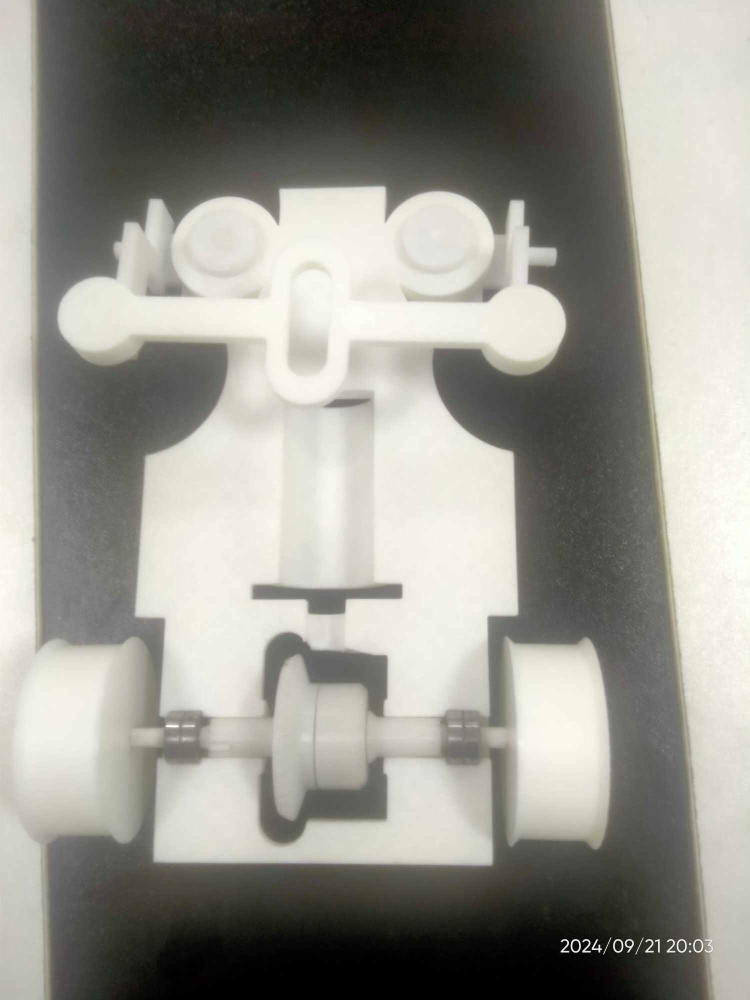
#> input picture photos/459543015_3947512325480578_6113918581781615244_n.jpg, 1500 x 2000 px, given in place of the camera (shown at 1/2 size)
$ python object_color_with_size.py
#> lines starting #> are read from the running program, lines starting #| are printed output that depends on the picture; after the words box and inside, x2 and y2 are one past the last pixel; in counts of white or black regions, pixels touching at a corner belong together
# [72 lines of commented-out code are left out]
import cv2
import numpy as np
import math

# Known object dimensions in meters
REAL_HEIGHT = 0.1  # 100 mm
REAL_WIDTH = 0.05  # 50 mm

# Lenovo IdeaPad 1 camera specifications (these may need calibration)
FOCAL_LENGTH_MM = 3.7  # Focal length in mm
SENSOR_WIDTH_MM = 4.54  # Sensor width in mm
SENSOR_HEIGHT_MM = 3.42  # Sensor height in mm

# Convert focal length from mm to pixels
FOCAL_LENGTH_PIXELS = (FOCAL_LENGTH_MM / SENSOR_WIDTH_MM) * 800  # Example scaling factor for 800px width

# Define HSV limits for green
lower_green = np.array([25, 40, 40])
upper_green = np.array([100, 255, 255])

# Define HSV limits for red (two ranges, as red spans the HSV spectrum)
lower_red_1 = np.array([150, 30, 30])
upper_red_1 = np.array([190, 255, 255])
lower_red_2 = np.array([150, 30, 30])
upper_red_2 = np.array([190, 255, 255])

cap = cv2.VideoCapture(0)

while True:
    ret, frame = cap.read()
#> frame is the input picture: shape (2000, 1500, 3); mean B, G, R 141.3, 149.6, 150.2
    if not ret:
        break

    # Get frame dimensions
    frame_height, frame_width, _ = frame.shape
#> frame_height = 2000; frame_width = 1500

    # Calculate the center of the frame
    center_x = frame_width // 2
#> center_x = 750
    center_y = frame_height // 2
#> center_y = 1000

    # Convert the frame to HSV color space
    hsvImage = cv2.cvtColor(frame, cv2.COLOR_BGR2HSV)
#> hsvImage: shape (2000, 1500, 3); mean H, S, V 27, 20.2, 150.9

    # Create mask for green
    mask_green = cv2.inRange(hsvImage, lower_green, upper_green)
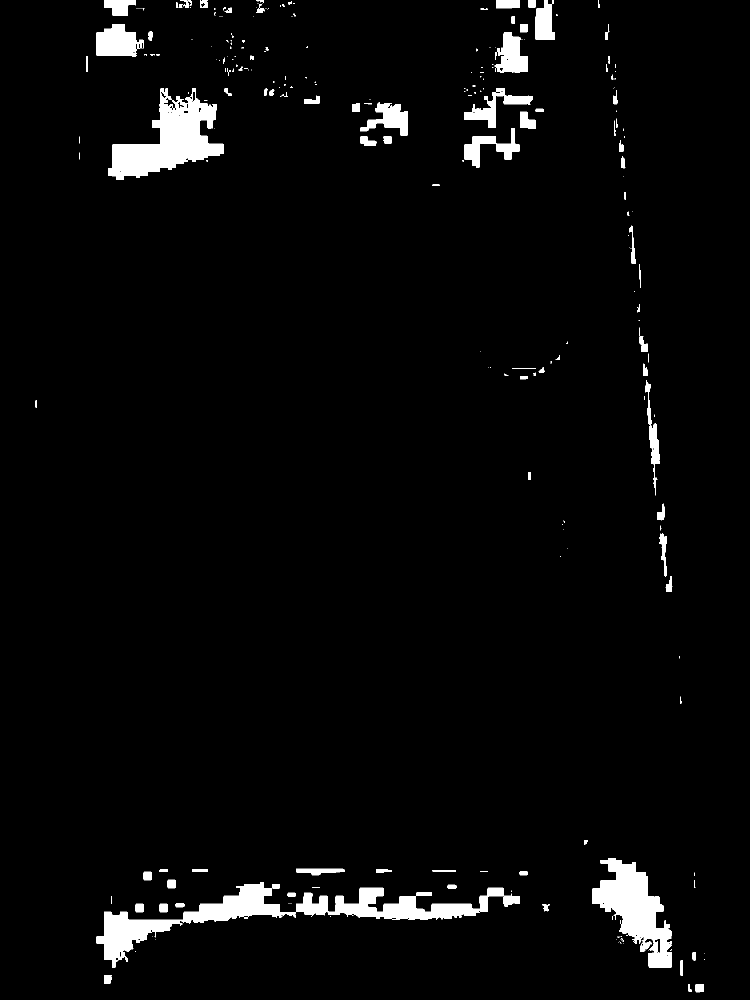
#> mask_green: shape (2000, 1500) (shown at 1/2 size); 3.3% white; 268 white regions (170 under 20 px), largest, box (x1, y1, x2, y2) and area: (193, 1764, 1040, 1936) 28575, (216, 176, 447, 360) 19340, (1184, 1716, 1344, 1936) 16164

    # Create masks for red (two ranges)
    mask_red_1 = cv2.inRange(hsvImage, lower_red_1, upper_red_1)
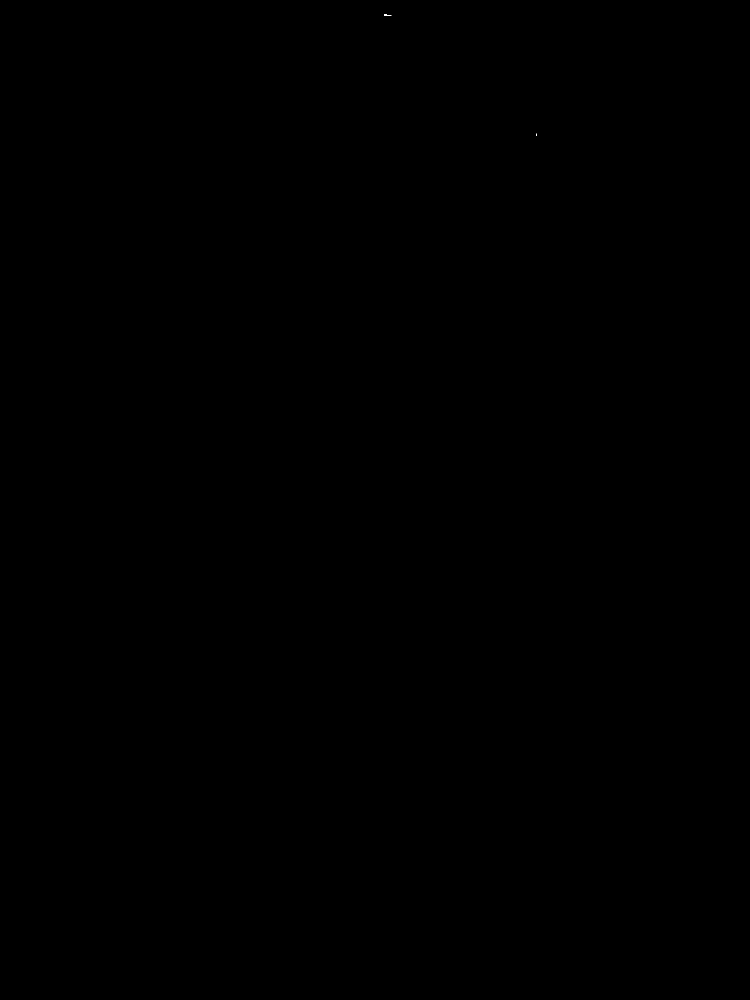
#> mask_red_1: shape (2000, 1500) (shown at 1/2 size); 0% white; 2 white regions (1 under 20 px)
    mask_red_2 = cv2.inRange(hsvImage, lower_red_2, upper_red_2)

    # Combine the two red masks
    mask_red = cv2.bitwise_or(mask_red_1, mask_red_2)

    # Function to draw bounding box, detect center point, calculate distance, and angle
    def draw_detect_center_distance_and_angle(mask, frame, color_name, box_color):
#> called with color_name = 'Green', box_color = (0, 255, 0)
        contours, _ = cv2.findContours(mask, cv2.RETR_EXTERNAL, cv2.CHAIN_APPROX_SIMPLE)
#> contours = 268 contours, 188 with area under 20; largest, box (x1, y1, x2, y2) and area: (193, 1764, 1040, 1936) 27222, (216, 176, 447, 360) 19414, (1184, 1716, 1344, 1936) 15876, (193, 48, 288, 113) 4256, (989, 64, 1056, 145) 3274
        for contour in contours:
            if cv2.contourArea(contour) > 500:  # Filter out small objects based on area
                x, y, w, h = cv2.boundingRect(contour)

                # Check if the object has fallen (height < width)
                if h < w:
                    h, w = w, h  # Flip height and width

                # Calculate the center of the object
                cx = x + w // 2
                cy = y + h // 2

                # Calculate the center point relative to the vertical center of the screen
                cx_relative = cx - center_x

                # Calculate distance using the pinhole camera model
                if h > 0:  # Avoid division by zero
                    distance = (FOCAL_LENGTH_PIXELS * REAL_HEIGHT) / h
                else:
                    distance = 0

                # Calculate the angle between the object's center and the vertical center line
                angle_horizontal = math.degrees(math.atan2(cx_relative, FOCAL_LENGTH_PIXELS))

                # **Remove normalization**; the angle will now exceed 180 and -180 if necessary.

                # Draw bounding box
                cv2.rectangle(frame, (x, y), (x + w, y + h), box_color, 2)

                # Draw center point
                cv2.circle(frame, (cx, cy), 5, box_color, -1)

                # Display the relative center coordinates and horizontal angle
                angle_text = f"{color_name} Angle: {angle_horizontal:.2f}°"
                cv2.putText(frame, angle_text, (x, y - 30), cv2.FONT_HERSHEY_SIMPLEX, 0.6, box_color, 2)

                # Display the estimated distance of the object
                distance_text = f"Distance: {distance:.2f} meters"
                cv2.putText(frame, distance_text, (x, y + h + 20), cv2.FONT_HERSHEY_SIMPLEX, 0.6, box_color, 2)
#> this loop made 268 passes
#> (x, y, w, h, cx, cy, cx_relative, distance) on passes 46, 57, 58, 67, 78, 120, 124, 129, 145, 148, 216, 220: (193, 1764, 172, 847, 279, 2187, -471, 0.077), (592, 1737, 14, 97, 599, 1785, -151, 0.672), (1184, 1716, 160, 220, 1264, 1826, 514, 0.296), (1318, 1066, 16, 87, 1326, 1109, 576, 0.749), (1290, 760, 30, 231, 1305, 875, 555, 0.282), (929, 256, 79, 110, 968, 311, 218, 0.593), (1041, 223, 31, 35, 1056, 240, 306, 1.86), (720, 204, 67, 96, 753, 252, 3, 0.679), (928, 176, 80, 138, 968, 245, 218, 0.472), (216, 176, 184, 231, 308, 291, -442, 0.282), (989, 64, 67, 81, 1022, 104, 272, 0.805), (193, 48, 65, 95, 225, 95, -525, 0.686)
#> contour on passes 5, 6, 8, 10, 11, 12: [[1408, 1918], [1408, 1919]], [[1408, 1907]], [[270, 1902], [271, 1903]], [[1281, 1890]], [[1242, 1887]], [[1246, 1886]]
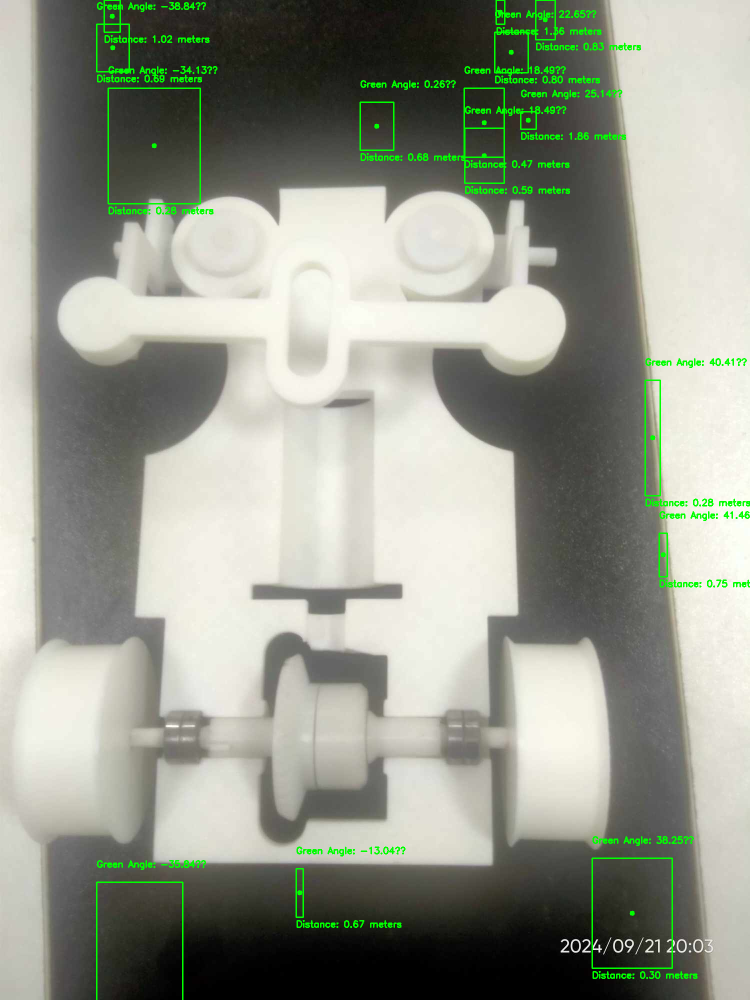
#> frame: shape (2000, 1500, 3) (shown at 1/2 size); 1.75% of pixels changed, all inside (x1, y1, x2, y2) = (192, 0, 1500, 2000)

    # Draw, detect center, and estimate distance and angle for green objects
    draw_detect_center_distance_and_angle(mask_green, frame, "Green", (0, 255, 0))  # Green bounding box

    # Draw, detect center, and estimate distance and angle for red objects
    draw_detect_center_distance_and_angle(mask_red, frame, "Red", (0, 0, 255))  # Red bounding box
#> in draw_detect_center_distance_and_angle (call 2), `contours, _ = cv2.findContours(mask, cv2.RETR_EXTERNAL, cv2.CHAIN_APPR..`: contours = 2 contours, all with area under 20
#> the loop in draw_detect_center_distance_and_angle (call 2), `for contour in contours:` made 2 passes
#> contour on pass 1: [[1072, 267], [1072, 271]]

    # Display the frame with bounding boxes, center points, distances, and angles
    cv2.imshow('frame', frame)

    # Break the loop if 'q' is pressed
    if cv2.waitKey(1) & 0xFF == ord('q'):
#> (key q is pressed here)
        break

cap.release()
cv2.destroyAllWindows()
